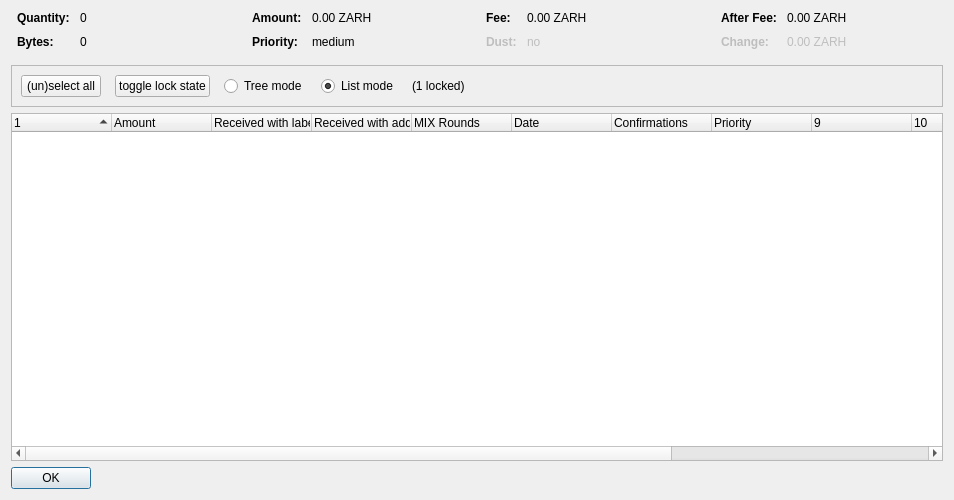
<?xml version="1.0" encoding="UTF-8"?>
<ui version="4.0">
 <class>CoinControlDialog</class>
 <widget class="QDialog" name="CoinControlDialog">
  <property name="geometry">
   <rect>
    <x>0</x>
    <y>0</y>
    <width>954</width>
    <height>500</height>
   </rect>
  </property>
  <property name="windowTitle">
   <string>Coin Selection</string>
  </property>
  <layout class="QVBoxLayout" name="verticalLayout">
   <item>
    <layout class="QHBoxLayout" name="horizontalLayoutTop" stretch="0,0,0,0">
     <property name="topMargin">
      <number>0</number>
     </property>
     <property name="bottomMargin">
      <number>10</number>
     </property>
     <item>
      <layout class="QFormLayout" name="formLayoutCoinControl1">
       <property name="horizontalSpacing">
        <number>10</number>
       </property>
       <property name="verticalSpacing">
        <number>10</number>
       </property>
       <property name="leftMargin">
        <number>6</number>
       </property>
       <property name="rightMargin">
        <number>6</number>
       </property>
       <item row="0" column="0">
        <widget class="QLabel" name="labelCoinControlQuantityText">
         <property name="font">
          <font>
           <weight>75</weight>
           <bold>true</bold>
          </font>
         </property>
         <property name="text">
          <string>Quantity:</string>
         </property>
        </widget>
       </item>
       <item row="0" column="1">
        <widget class="QLabel" name="labelCoinControlQuantity">
         <property name="cursor">
          <cursorShape>IBeamCursor</cursorShape>
         </property>
         <property name="contextMenuPolicy">
          <enum>Qt::ActionsContextMenu</enum>
         </property>
         <property name="text">
          <string notr="true">0</string>
         </property>
         <property name="textInteractionFlags">
          <set>Qt::LinksAccessibleByMouse|Qt::TextSelectableByKeyboard|Qt::TextSelectableByMouse</set>
         </property>
        </widget>
       </item>
       <item row="1" column="0">
        <widget class="QLabel" name="labelCoinControlBytesText">
         <property name="font">
          <font>
           <weight>75</weight>
           <bold>true</bold>
          </font>
         </property>
         <property name="text">
          <string>Bytes:</string>
         </property>
        </widget>
       </item>
       <item row="1" column="1">
        <widget class="QLabel" name="labelCoinControlBytes">
         <property name="cursor">
          <cursorShape>IBeamCursor</cursorShape>
         </property>
         <property name="contextMenuPolicy">
          <enum>Qt::ActionsContextMenu</enum>
         </property>
         <property name="text">
          <string notr="true">0</string>
         </property>
         <property name="textInteractionFlags">
          <set>Qt::LinksAccessibleByMouse|Qt::TextSelectableByKeyboard|Qt::TextSelectableByMouse</set>
         </property>
        </widget>
       </item>
      </layout>
     </item>
     <item>
      <layout class="QFormLayout" name="formLayoutCoinControl2">
       <property name="horizontalSpacing">
        <number>10</number>
       </property>
       <property name="verticalSpacing">
        <number>10</number>
       </property>
       <property name="leftMargin">
        <number>6</number>
       </property>
       <property name="rightMargin">
        <number>6</number>
       </property>
       <item row="0" column="0">
        <widget class="QLabel" name="labelCoinControlAmountText">
         <property name="font">
          <font>
           <weight>75</weight>
           <bold>true</bold>
          </font>
         </property>
         <property name="text">
          <string>Amount:</string>
         </property>
        </widget>
       </item>
       <item row="0" column="1">
        <widget class="QLabel" name="labelCoinControlAmount">
         <property name="cursor">
          <cursorShape>IBeamCursor</cursorShape>
         </property>
         <property name="contextMenuPolicy">
          <enum>Qt::ActionsContextMenu</enum>
         </property>
         <property name="text">
          <string notr="true">0.00 ZARH</string>
         </property>
         <property name="textInteractionFlags">
          <set>Qt::LinksAccessibleByMouse|Qt::TextSelectableByKeyboard|Qt::TextSelectableByMouse</set>
         </property>
        </widget>
       </item>
       <item row="1" column="0">
        <widget class="QLabel" name="labelCoinControlPriorityText">
         <property name="font">
          <font>
           <weight>75</weight>
           <bold>true</bold>
          </font>
         </property>
         <property name="text">
          <string>Priority:</string>
         </property>
        </widget>
       </item>
       <item row="1" column="1">
        <widget class="QLabel" name="labelCoinControlPriority">
         <property name="cursor">
          <cursorShape>IBeamCursor</cursorShape>
         </property>
         <property name="contextMenuPolicy">
          <enum>Qt::ActionsContextMenu</enum>
         </property>
         <property name="text">
          <string>medium</string>
         </property>
         <property name="textInteractionFlags">
          <set>Qt::LinksAccessibleByMouse|Qt::TextSelectableByKeyboard|Qt::TextSelectableByMouse</set>
         </property>
        </widget>
       </item>
      </layout>
     </item>
     <item>
      <layout class="QFormLayout" name="formLayoutCoinControl3">
       <property name="horizontalSpacing">
        <number>10</number>
       </property>
       <property name="verticalSpacing">
        <number>10</number>
       </property>
       <property name="leftMargin">
        <number>6</number>
       </property>
       <property name="rightMargin">
        <number>6</number>
       </property>
       <item row="0" column="0">
        <widget class="QLabel" name="labelCoinControlFeeText">
         <property name="font">
          <font>
           <weight>75</weight>
           <bold>true</bold>
          </font>
         </property>
         <property name="text">
          <string>Fee:</string>
         </property>
        </widget>
       </item>
       <item row="0" column="1">
        <widget class="QLabel" name="labelCoinControlFee">
         <property name="cursor">
          <cursorShape>IBeamCursor</cursorShape>
         </property>
         <property name="contextMenuPolicy">
          <enum>Qt::ActionsContextMenu</enum>
         </property>
         <property name="text">
          <string notr="true">0.00 ZARH</string>
         </property>
         <property name="textInteractionFlags">
          <set>Qt::LinksAccessibleByMouse|Qt::TextSelectableByKeyboard|Qt::TextSelectableByMouse</set>
         </property>
        </widget>
       </item>
       <item row="1" column="0">
        <widget class="QLabel" name="labelCoinControlLowOutputText">
         <property name="enabled">
          <bool>false</bool>
         </property>
         <property name="font">
          <font>
           <weight>75</weight>
           <bold>true</bold>
          </font>
         </property>
         <property name="text">
          <string>Dust:</string>
         </property>
        </widget>
       </item>
       <item row="1" column="1">
        <widget class="QLabel" name="labelCoinControlLowOutput">
         <property name="enabled">
          <bool>false</bool>
         </property>
         <property name="cursor">
          <cursorShape>IBeamCursor</cursorShape>
         </property>
         <property name="contextMenuPolicy">
          <enum>Qt::ActionsContextMenu</enum>
         </property>
         <property name="text">
          <string>no</string>
         </property>
         <property name="textInteractionFlags">
          <set>Qt::LinksAccessibleByMouse|Qt::TextSelectableByKeyboard|Qt::TextSelectableByMouse</set>
         </property>
        </widget>
       </item>
      </layout>
     </item>
     <item>
      <layout class="QFormLayout" name="formLayoutCoinControl4">
       <property name="horizontalSpacing">
        <number>10</number>
       </property>
       <property name="verticalSpacing">
        <number>10</number>
       </property>
       <property name="leftMargin">
        <number>6</number>
       </property>
       <property name="rightMargin">
        <number>6</number>
       </property>
       <item row="0" column="0">
        <widget class="QLabel" name="labelCoinControlAfterFeeText">
         <property name="font">
          <font>
           <weight>75</weight>
           <bold>true</bold>
          </font>
         </property>
         <property name="text">
          <string>After Fee:</string>
         </property>
        </widget>
       </item>
       <item row="0" column="1">
        <widget class="QLabel" name="labelCoinControlAfterFee">
         <property name="cursor">
          <cursorShape>IBeamCursor</cursorShape>
         </property>
         <property name="contextMenuPolicy">
          <enum>Qt::ActionsContextMenu</enum>
         </property>
         <property name="text">
          <string notr="true">0.00 ZARH</string>
         </property>
         <property name="textInteractionFlags">
          <set>Qt::LinksAccessibleByMouse|Qt::TextSelectableByKeyboard|Qt::TextSelectableByMouse</set>
         </property>
        </widget>
       </item>
       <item row="1" column="0">
        <widget class="QLabel" name="labelCoinControlChangeText">
         <property name="enabled">
          <bool>false</bool>
         </property>
         <property name="font">
          <font>
           <weight>75</weight>
           <bold>true</bold>
          </font>
         </property>
         <property name="text">
          <string>Change:</string>
         </property>
        </widget>
       </item>
       <item row="1" column="1">
        <widget class="QLabel" name="labelCoinControlChange">
         <property name="enabled">
          <bool>false</bool>
         </property>
         <property name="cursor">
          <cursorShape>IBeamCursor</cursorShape>
         </property>
         <property name="contextMenuPolicy">
          <enum>Qt::ActionsContextMenu</enum>
         </property>
         <property name="text">
          <string notr="true">0.00 ZARH</string>
         </property>
         <property name="textInteractionFlags">
          <set>Qt::LinksAccessibleByMouse|Qt::TextSelectableByKeyboard|Qt::TextSelectableByMouse</set>
         </property>
        </widget>
       </item>
      </layout>
     </item>
    </layout>
   </item>
   <item>
    <widget class="QFrame" name="frame">
     <property name="minimumSize">
      <size>
       <width>0</width>
       <height>40</height>
      </size>
     </property>
     <property name="frameShape">
      <enum>QFrame::StyledPanel</enum>
     </property>
     <property name="frameShadow">
      <enum>QFrame::Sunken</enum>
     </property>
     <layout class="QHBoxLayout" name="horizontalLayout">
      <item>
       <layout class="QHBoxLayout" name="horizontalLayoutPanel" stretch="0,0,0,0,0,0">
        <property name="spacing">
         <number>14</number>
        </property>
        <item>
         <widget class="QPushButton" name="pushButtonSelectAll">
          <property name="sizePolicy">
           <sizepolicy hsizetype="Maximum" vsizetype="Fixed">
            <horstretch>0</horstretch>
            <verstretch>0</verstretch>
           </sizepolicy>
          </property>
          <property name="text">
           <string>(un)select all</string>
          </property>
          <property name="autoDefault">
           <bool>false</bool>
          </property>
         </widget>
        </item>
        <item>
         <widget class="QPushButton" name="pushButtonToggleLock">
          <property name="sizePolicy">
           <sizepolicy hsizetype="Maximum" vsizetype="Fixed">
            <horstretch>0</horstretch>
            <verstretch>0</verstretch>
           </sizepolicy>
          </property>
          <property name="text">
           <string>toggle lock state</string>
          </property>
          <property name="autoDefault">
           <bool>false</bool>
          </property>
         </widget>
        </item>
        <item>
         <widget class="QRadioButton" name="radioTreeMode">
          <property name="sizePolicy">
           <sizepolicy hsizetype="Maximum" vsizetype="Fixed">
            <horstretch>0</horstretch>
            <verstretch>0</verstretch>
           </sizepolicy>
          </property>
          <property name="text">
           <string>Tree mode</string>
          </property>
         </widget>
        </item>
        <item>
         <widget class="QRadioButton" name="radioListMode">
          <property name="sizePolicy">
           <sizepolicy hsizetype="Maximum" vsizetype="Fixed">
            <horstretch>0</horstretch>
            <verstretch>0</verstretch>
           </sizepolicy>
          </property>
          <property name="text">
           <string>List mode</string>
          </property>
          <property name="checked">
           <bool>true</bool>
          </property>
         </widget>
        </item>
        <item>
         <widget class="QLabel" name="labelLocked">
          <property name="text">
           <string>(1 locked)</string>
          </property>
         </widget>
        </item>
        <item>
         <spacer name="horizontalSpacer">
          <property name="orientation">
           <enum>Qt::Horizontal</enum>
          </property>
          <property name="sizeHint" stdset="0">
           <size>
            <width>40</width>
            <height>20</height>
           </size>
          </property>
         </spacer>
        </item>
       </layout>
      </item>
     </layout>
    </widget>
   </item>
   <item>
    <widget class="CoinControlTreeWidget" name="treeWidget">
     <property name="contextMenuPolicy">
      <enum>Qt::CustomContextMenu</enum>
     </property>
     <property name="sortingEnabled">
      <bool>false</bool>
     </property>
     <property name="columnCount">
      <number>13</number>
     </property>
     <attribute name="headerShowSortIndicator" stdset="0">
      <bool>true</bool>
     </attribute>
     <attribute name="headerStretchLastSection">
      <bool>false</bool>
     </attribute>
     <column>
      <property name="text">
       <string/>
      </property>
     </column>
     <column>
      <property name="text">
       <string>Amount</string>
      </property>
     </column>
     <column>
      <property name="text">
       <string>Received with label</string>
      </property>
     </column>
     <column>
      <property name="text">
       <string>Received with address</string>
      </property>
     </column>
     <column>
      <property name="text">
       <string>MIX Rounds</string>
      </property>
     </column>
     <column>
      <property name="text">
       <string>Date</string>
      </property>
     </column>
     <column>
      <property name="text">
       <string>Confirmations</string>
      </property>
      <property name="toolTip">
       <string>Confirmed</string>
      </property>
     </column>
     <column>
      <property name="text">
       <string>Priority</string>
      </property>
     </column>
     <column>
      <property name="text">
       <string/>
      </property>
     </column>
     <column>
      <property name="text">
       <string/>
      </property>
     </column>
     <column>
      <property name="text">
       <string/>
      </property>
     </column>
     <column>
      <property name="text">
       <string/>
      </property>
     </column>
     <column>
      <property name="text">
       <string/>
      </property>
     </column>
    </widget>
   </item>
   <item>
    <widget class="QDialogButtonBox" name="buttonBox">
     <property name="sizePolicy">
      <sizepolicy hsizetype="Maximum" vsizetype="Fixed">
       <horstretch>0</horstretch>
       <verstretch>0</verstretch>
      </sizepolicy>
     </property>
     <property name="orientation">
      <enum>Qt::Horizontal</enum>
     </property>
     <property name="standardButtons">
      <set>QDialogButtonBox::Ok</set>
     </property>
    </widget>
   </item>
  </layout>
 </widget>
 <customwidgets>
  <customwidget>
   <class>CoinControlTreeWidget</class>
   <extends>QTreeWidget</extends>
   <header>coincontroltreewidget.h</header>
  </customwidget>
 </customwidgets>
 <resources/>
 <connections/>
</ui>
